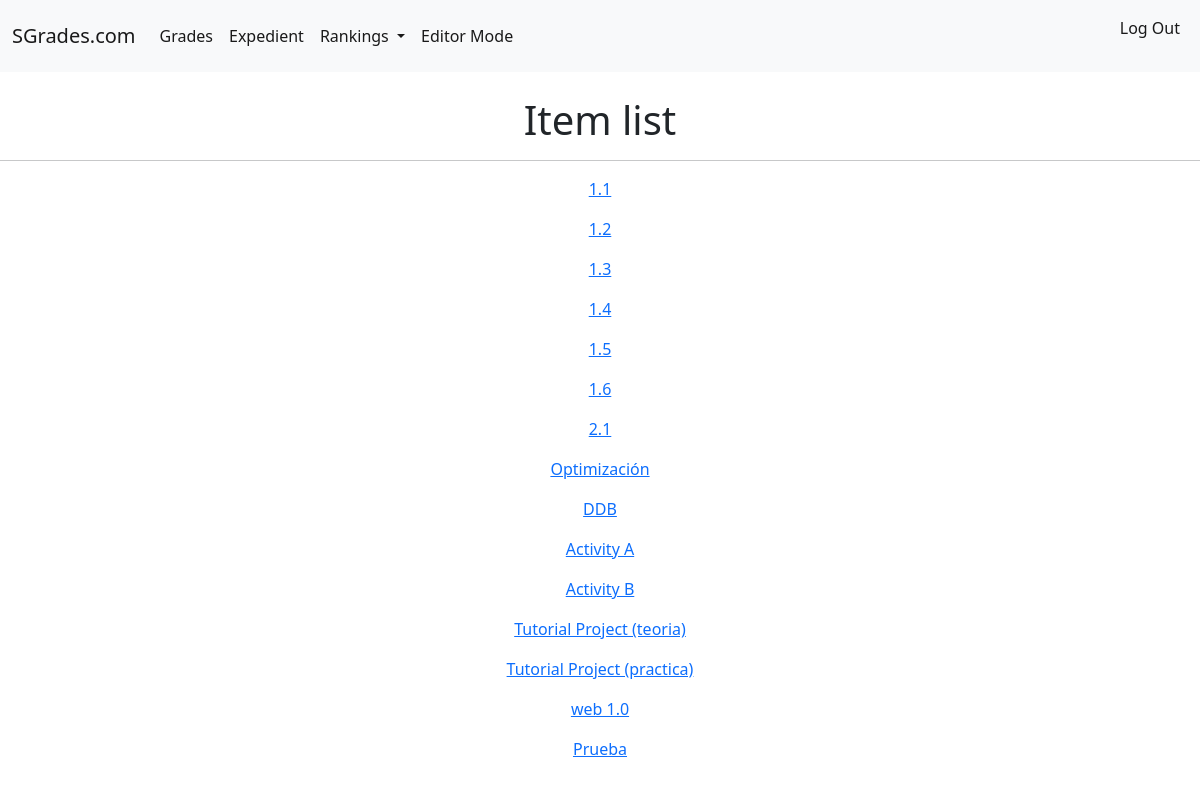
Before: /editormode/item_list/ (signed in) with the older database file.
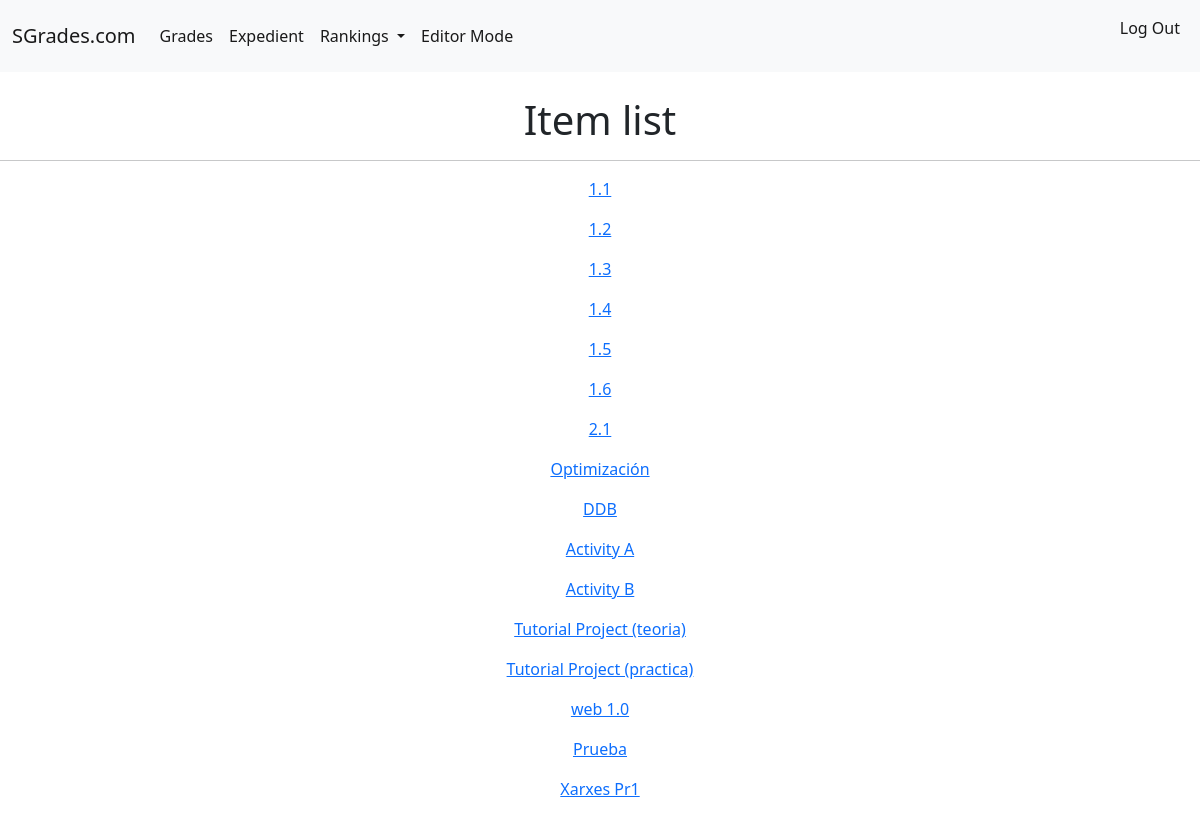
After: the same page with the newer database file.
### SGrades/models.py (models this page shows, shortened)
class Item(models.Model):
    Item_Name = models.CharField(primary_key=True, max_length=100)
    Item_From_Subject = models.ForeignKey(Subject, on_delete=models.CASCADE)
    Ponderation = models.FloatField('Grades percentage, from 0 to 100%')
    Date = models.DateField()
    def __str__(self):
        return f'{self.Item_Name}'

### SGrades/views.py (the view)
# urls.py: path('editormode/item_list/', ItemListView, name='item_list'),
def ItemListView(request):
    return render(request, 'item_list.html', {'Item_list': Item.objects.all()})

### templates/item_list.html (shortened to what this page needs)
{% extends 'base.html' %}
{% block content %}
        <h1 style="text-align:center">
            Item list
        </h1>
    <hr>
    {% for item in Item_list %}
        <p style="text-align:center">
            <a href="{% url 'item_detail' item.pk %}">
                {{item}}
            </a>
        </p>
    {% endfor %}
{% endblock %}

Changed rows visible on the page:
added Item: Item_Name "Xarxes Pr1"
